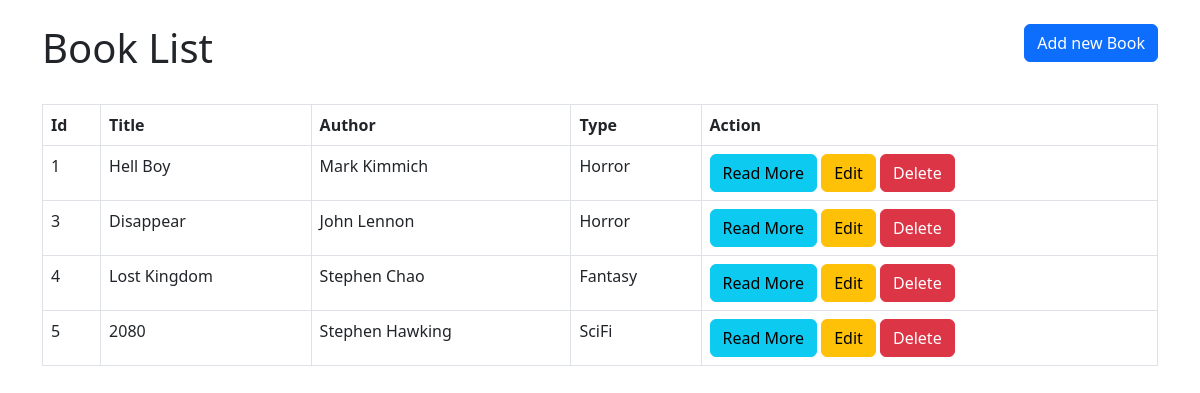
The page / on the database its author committed.
### tables this page shows
CREATE TABLE `books` (
  `id` int NOT NULL,
  `title` varchar(128) NOT NULL,
  `author` varchar(128) NOT NULL,
  `type` varchar(50) NOT NULL,
  `description` text NOT NULL
);

### index.php (the view, shortened to what this page needs)
<!DOCTYPE html>
<html lang="en">
<head>
    <link rel="stylesheet" href="https://cdn.jsdelivr.net/npm/bootstrap@5.2.3/dist/css/bootstrap.min.css">
</head>
<body>
    <div class="container">
        <header class="d-flex justify-content-between my-4">
            <h1>Book List</h1>
            <div>
                <a href="create.php" class="btn btn-primary">Add new Book</a>
            </div>
        </header>
        <table class="table table-bordered">
            <thead>
                <tr>
                    <th>Id</th>
                    <th>Title</th>
                    <th>Author</th>
                    <th>Type</th>
                    <th>Action</th>
                </tr>
            </thead>
            <tbody>
                <?php
                include("connect.php");
                $sql = "SELECT * FROM books";
                $result = mysqli_query($conn, $sql);
                while($row = mysqli_fetch_array($result)){
                    ?>
                        <tr>
                            <td><?php echo $row["id"]; ?></td>
                            <td><?php echo $row["title"]; ?></td>
                            <td><?php echo $row["author"]; ?></td>
                            <td><?php echo $row["type"]; ?></td>
                            <td>
                                <a href="view.php?id=<?php echo $row["id"]; ?>" class="btn btn-info">Read More</a>
                                <a href="edit.php?id=<?php echo $row["id"]; ?>" class="btn btn-warning">Edit</a>
                                <a href="delete.php?id=<?php echo $row["id"]; ?>" class="btn btn-danger">Delete</a>
                            </td>
                        </tr>
                    <?php
                }
                ?>
            </tbody>
        </table>
    </div>
</body>
</html>

### rows shown on the page
books: id "1", title "Hell Boy", author "Mark Kimmich", type "Horror"
books: id "3", title "Disappear", author "John Lennon", type "Horror"
books: id "4", title "Lost Kingdom", author "Stephen Chao", type "Fantasy"
books: id "5", title "2080", author "Stephen Hawking", type "SciFi"
